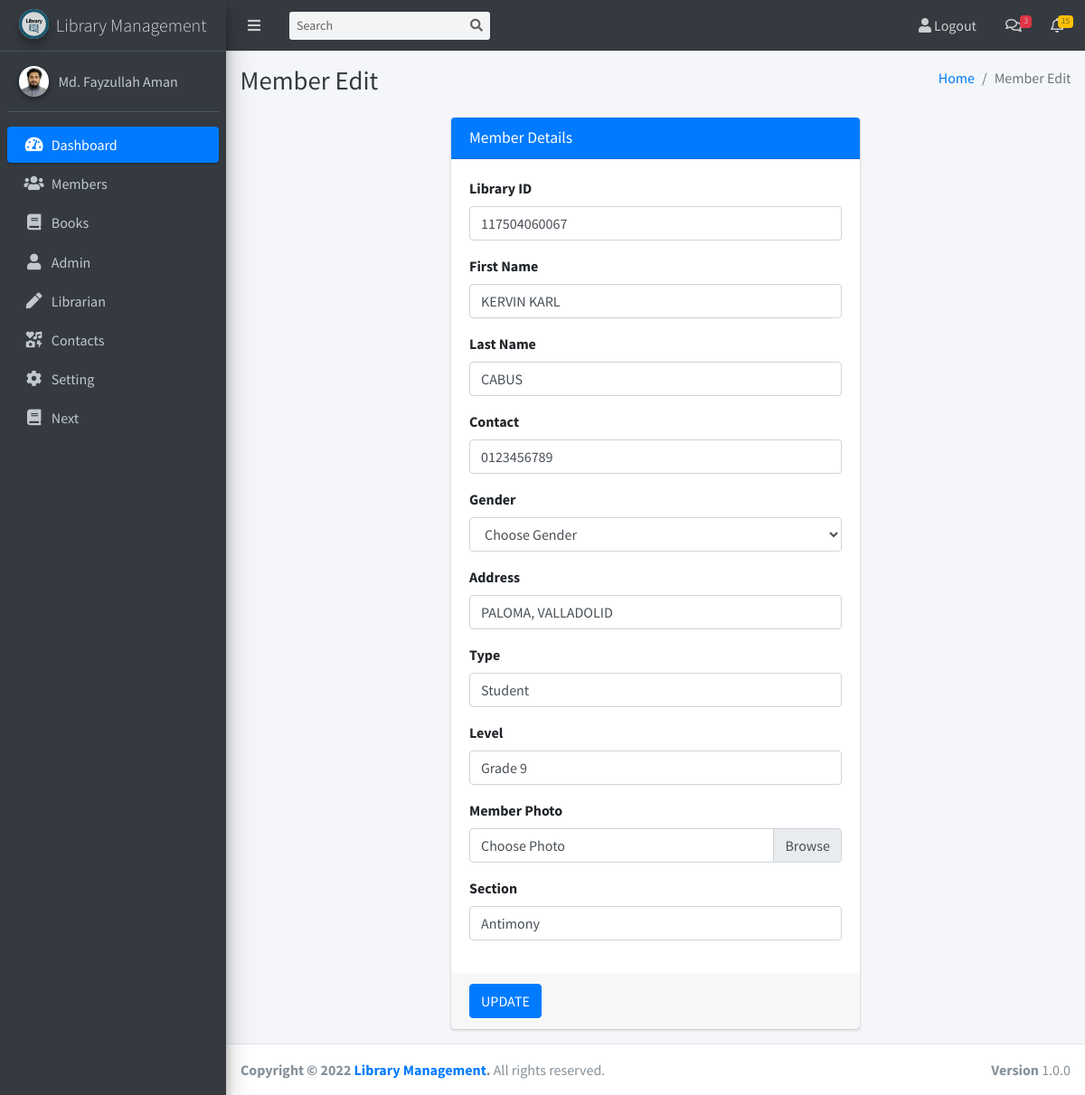
The page /member_edit.php?id=1 on the database its author committed.
### tables this page shows
CREATE TABLE `user` (
  `user_id` int(11) NOT NULL,
  `library_number` varchar(100) NOT NULL,
  `firstname` varchar(100) NOT NULL,
  `lastname` varchar(100) NOT NULL,
  `contact` varchar(100) NOT NULL,
  `gender` varchar(100) NOT NULL,
  `address` varchar(100) NOT NULL,
  `type` varchar(100) NOT NULL,
  `level` varchar(100) NOT NULL,
  `section` varchar(100) NOT NULL,
  `user_image` varchar(100) NOT NULL,
  `user_added` timestamp NOT NULL DEFAULT current_timestamp()
);

### member_edit.php (the view, shortened to what this page needs)
<!DOCTYPE html>
<html lang="en">
<head>
  <link rel="stylesheet" href="plugins/fontawesome-free/css/all.min.css">
  <link rel="stylesheet" href="plugins/overlayScrollbars/css/OverlayScrollbars.min.css">
  <link rel="stylesheet" href="dist/css/adminlte.min.css">
</head>
<body class="hold-transition sidebar-mini layout-fixed layout-navbar-fixed layout-footer-fixed">
<div class="wrapper">
  <?php include("includes/top_bar.php")?>
 <?php include("includes/left_side_bar.php"); ?>
  <div class="content-wrapper">
    <div class="content-header">
      <div class="container-fluid">
        <div class="row mb-2">
          <div class="col-sm-6">
            <h1 class="m-0 text-dark">Member Edit</h1>
          </div>
          <div class="col-sm-6">
            <ol class="breadcrumb float-sm-right">
              <li class="breadcrumb-item"><a href="#">Home</a></li>
              <li class="breadcrumb-item active">Member Edit</li>
            </ol>
          </div>
        </div>
      </div>
    </div>
    <section class="content">
      <div class="container-fluid">
        <div class="row justify-content-center">
          <div class="col-md-6">
            <div class="card card-primary">
              <div class="card-header">
                <h3 class="card-title">Member Details</h3>
              </div>
<?php
  include_once("includes/db_config.php");
?>
<?php
   $id = $_GET['id'];
   $result = $db->query("SELECT * FROM user WHERE user_id='$id'");
   $row = $result->fetch_assoc();
?>
              <form role="form" action="" method="post">
                <div class="card-body">
                  <div class="form-group">
                    <label for="library_id">Library ID</label>
                    <input type="text" value="<?php echo $row['library_number']; ?>" name="library_id" class="form-control">
                  </div>
                  <div class="form-group">
                    <label for="fname">First Name</label>
                    <input type="text" value="<?php echo $row['firstname']; ?>" name="fname" class="form-control">
                  </div>
                  <div class="form-group">
                    <label for="lname">Last Name</label>
                    <input type="text" value="<?php echo $row['lastname']; ?>" name="lname" class="form-control">
                  </div>
                  <div class="form-group">
                    <label for="contact">Contact</label>
                    <input type="text" value="<?php echo $row['contact']; ?>" name="contact" class="form-control">
                  </div>
                  <div class="form-group">
                    <label for="gender">Gender</label>
                    <select name="gender" id="inputState" class="form-control">
                        <option selected disabled>Choose Gender</option>
                    </select>
                  </div>
                  <div class="form-group">
                    <label for="addres">Address</label>
                    <input type="text" value="<?php echo $row['address']; ?>" name="address" class="form-control">
                  </div>
                  <div class="form-group">
                    <label for="type">Type</label>
                    <input type="text" value="<?php echo $row['type']; ?>" name="type" class="form-control">
                  </div>
                  <div class="form-group">
                    <label for="level">Level</label>
                    <input type="text" value="<?php echo $row['level']; ?>" name="level" class="form-control">
                  </div>
                  <div class="form-group">
                    <label for="image">Member Photo</label>
                    <div class="input-group">
                      <div class="custom-file">
                        <label class="custom-file-label" for="exampleInputFile">Choose Photo</label>
                      </div>
                    </div>
                  </div>
                  <div class="form-group">
                    <label for="section">Section</label>
                    <input type="text" value="<?php echo $row['section']; ?>" name="section" class="form-control">
                  </div>
                </div>
                <div class="card-footer">
                <button type="submit" name="update" class="btn btn-primary">UPDATE</button>
                </div>
              </form>
            </div>
          </div>
        </div>
      </div>
    </section>
  </div>
<?php include("includes/footer.php"); ?>
</div>
</body>
</html>

### rows shown on the page
user: library_id "117504060067", fname "KERVIN KARL", lname "CABUS", contact "0123456789", address "PALOMA, VALLADOLID", type "Student", level "Grade 9", section "Antimony"
